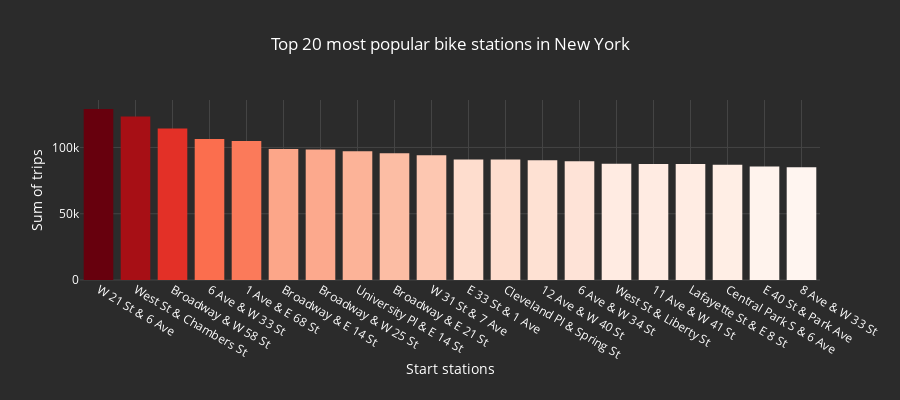

The notebook cell saved with this chart:
### Code cell
# Adding settings to customize the design on the graph

fig.update_layout(
    title = 'Top 20 most popular bike stations in New York',
    xaxis_title = 'Start stations',
    yaxis_title = 'Sum of trips',
    plot_bgcolor="#2b2b2b",   # inside axes
    paper_bgcolor="#2b2b2b",  # outside axes
    font=dict(color="white"),
    margin = dict(b=120),
    width = 900, height = 400)

fig.update_xaxes(
    showgrid = True,
    gridcolor="#444",
    zerolinecolor="#444")

fig.update_yaxes(
    showgrid = True,
    gridcolor="#444",
    zerolinecolor="#444")

### Figure 1 — Plotly figure (JSON) as saved in the notebook; plotly's stock layout.template omitted (floating-point values rounded to 4 significant figures)
{"data": [{"marker": {"color": [129016, 123289, 114293, 106440, 104856, 98862, 98422, 97120, 95691, 94208, 91003, 90973, 90414, 89683, 87657, 87577, 87457, 87013, 85598, 85051], "colorscale": [[0, "rgb(255,245,240)"], [0.125, "rgb(254,224,210)"], [0.25, "rgb(252,187,161)"], [0.375, "rgb(252,146,114)"], [0.5, "rgb(251,106,74)"], [0.625, "rgb(239,59,44)"], [0.75, "rgb(203,24,29)"], [0.875, "rgb(165,15,21)"], [1, "rgb(103,0,13)"]]}, "type": "bar", "x": ["W 21 St & 6 Ave", "West St & Chambers St", "Broadway & W 58 St", "6 Ave & W 33 St", "1 Ave & E 68 St", "Broadway & E 14 St", "Broadway & W 25 St", "University Pl & E 14 St", "Broadway & E 21 St", "W 31 St & 7 Ave", "E 33 St & 1 Ave", "Cleveland Pl & Spring St", "12 Ave & W 40 St", "6 Ave & W 34 St", "West St & Liberty St", "11 Ave & W 41 St", "Lafayette St & E 8 St", "Central Park S & 6 Ave", "E 40 St & Park Ave", "8 Ave & W 33 St"], "y": [129016, 123289, 114293, 106440, 104856, 98862, 98422, 97120, 95691, 94208, 91003, 90973, 90414, 89683, 87657, 87577, 87457, 87013, 85598, 85051]}], "layout": {"font": {"color": "white"}, "height": 400, "margin": {"b": 120}, "paper_bgcolor": "#2b2b2b", "plot_bgcolor": "#2b2b2b", "title": {"text": "Top 20 most popular bike stations in New York"}, "width": 900, "xaxis": {"gridcolor": "#444", "showgrid": true, "title": {"text": "Start stations"}, "zerolinecolor": "#444"}, "yaxis": {"gridcolor": "#444", "showgrid": true, "title": {"text": "Sum of trips"}, "zerolinecolor": "#444"}}}
